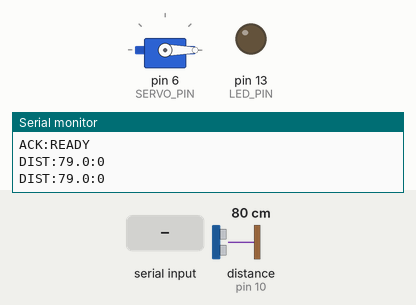
Simulated run of this sketch. Board: Arduino Uno, built with avr-gcc and run on an emulated ATmega328P. On the bench: servo, output pins drawn as LEDs (lit = HIGH), the last lines printed to the serial monitor. Wiring (inferred from the names in the program): ultrasonic range finder: trigger pin 9; echo pin 10. Dashed ring = blinking. The inputs (shaded band) are chosen by the test bench; at power-on: distance to the obstacle (sensor on pin 10) 80 cm. The echo pulse lasts 58.3 µs per cm; pins used as bus, display or sensor lines are not drawn.

Above: at 1.2 s.
1.3 s: "OPEN\n" received over Serial
At 1.4 s:
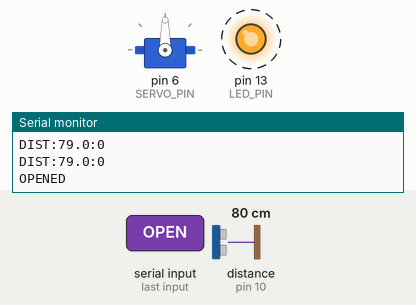
4.3 s: "STATUS\n" received over Serial
5.8 s: "SET_THRESHOLD:\n" received over Serial
Timing chart, 0 to 8.8 s (numbered marks = the images above; inputs shaded):
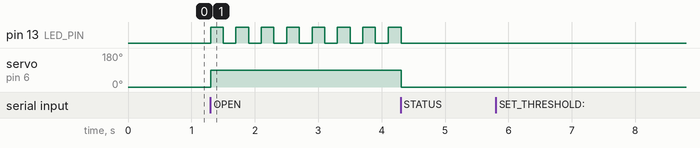

Measured:
- after the input at 1.3 s, pin 13 (LED_PIN): alternates HIGH for 0.20 s and LOW for 0.20 s, starting at once; servo on pin 6 (SERVO_PIN): 0° → 90° at once

The sketch:

pet_feeder.ino
```cpp
/*
 * Automatic Pet Feeder v2.0 — Main Program
 * ==========================================
 * This is the main file that ties everything together.
 * The actual logic is split into separate files for clarity:
 *   - config.h       : All settings (distances, angles, timing)
 *   - sensor.h       : Reading distance from the ultrasonic sensor
 *   - servo_control.h: Opening and closing the food gate
 *   - commands.h     : Handling commands from the PC
 *
 * LEARNING GOAL: Students should understand how #include works.
 *   When you write #include "config.h", it's like pasting the
 *   contents of config.h right there. This lets us organize
 *   code into logical pieces instead of one giant file.
 */

#include "config.h"
#include "sensor.h"
#include "servo_control.h"
#include "commands.h"

// ---- STATE VARIABLES ----
// These track what the feeder is currently doing.
bool is_feeding = false;            // Is the gate open right now?
unsigned long feed_start_time = 0;  // When did the current feed start?
unsigned long last_feed_time = 0;   // When did the last feed end?
unsigned long last_distance_time = 0;  // Last time we sent distance
unsigned long last_led_blink = 0;   // Last time we toggled the LED
bool led_state = false;             // Is the LED on or off?
int current_zone = 0;               // Which zone triggered the feed (0=none, 1=full, 2=half)

// ---- HELPER: Send status to PC ----
void send_full_status() {
  float dist = read_distance_cm();
  int zone = get_zone(dist);
  Serial.print("STATUS:");
  Serial.print(is_feeding ? "FEEDING" : "IDLE");
  Serial.print(":");
  Serial.print(dist, 1);
  Serial.print(":");
  Serial.print(zone);
  Serial.print(":");
  Serial.print(detection_range_cm, 1);
  Serial.print(":");
  Serial.println(cooldown_seconds);
}

// ---- SETUP ----
// This runs once when the Arduino powers on or is reset.
void setup() {
  Serial.begin(115200);  // Start serial communication at 115200 bits per second

  pinMode(TRIG_PIN, OUTPUT);
  pinMode(ECHO_PIN, INPUT);
  pinMode(LED_PIN, OUTPUT);
  digitalWrite(LED_PIN, LOW);

  servo_setup();  // Initialize the servo (from servo_control.h)

  Serial.println("BOOT:PetFeeder v2.0");
  Serial.println("ACK:READY");
}

// ---- MAIN LOOP ----
// This runs over and over, as fast as the Arduino can go.
// We use timing checks (millis()) instead of delay() so the
// Arduino can do multiple things at once (like read serial
// AND measure distance AND blink the LED).
void loop() {
  unsigned long now = millis();

  // ---- HANDLE SERIAL COMMANDS ----
  if (Serial.available() > 0) {
    String cmd = read_command();
    String action = process_command(cmd);

    if (action == "OPEN") {
      is_feeding = true;
      feed_start_time = now;
      current_zone = 1;
      open_gate(ZONE_FULL_ANGLE);
      digitalWrite(LED_PIN, HIGH);
      Serial.println("OPENED");

    } else if (action == "CLOSE") {
      is_feeding = false;
      current_zone = 0;
      close_gate();
      digitalWrite(LED_PIN, LOW);
      Serial.println("CLOSED");

    } else if (action == "STATUS") {
      send_full_status();
    }
  }

  // ---- SEND DISTANCE HEARTBEAT ----
  // Every 500ms, send the current distance to the PC
  // so the dashboard can show a live graph.
  if (now - last_distance_time >= DISTANCE_INTERVAL) {
    last_distance_time = now;
    float dist = read_distance_cm();
    int zone = get_zone(dist);
    Serial.print("DIST:");
    Serial.print(dist, 1);
    Serial.print(":");
    Serial.println(zone);
  }

  // ---- BLINK LED DURING FEEDING ----
  // This gives a visual indicator that food is being dispensed.
  if (is_feeding) {
    if (now - last_led_blink >= LED_BLINK_INTERVAL) {
      last_led_blink = now;
      led_state = !led_state;
      digitalWrite(LED_PIN, led_state ? HIGH : LOW);
    }
  }

  // ---- AUTOMATIC FEEDING ----
  // If we're not already feeding, check if a pet is nearby.
  if (!is_feeding) {
    float dist = read_distance_cm();
    int zone = get_zone(dist);
    bool cooldown_expired = (now - last_feed_time >= cooldown_seconds * 1000);

    if (zone > 0 && cooldown_expired) {
      is_feeding = true;
      feed_start_time = now;
      current_zone = zone;

      // Choose servo angle based on zone
      int angle = (zone == 1) ? ZONE_FULL_ANGLE : ZONE_HALF_ANGLE;
      open_gate(angle);

      Serial.print("EVENT:ZONE");
      Serial.print(zone);
      Serial.println("_DETECTED");
      Serial.println("OPENED");
    }
  }

  // ---- AUTO-CLOSE AFTER HOLD TIME ----
  // After the gate has been open long enough, close it.
  if (is_feeding && (now - feed_start_time >= HOLD_TIME_MS)) {
    is_feeding = false;
    current_zone = 0;
    close_gate();
    last_feed_time = now;
    digitalWrite(LED_PIN, LOW);
    Serial.println("CLOSED");
    Serial.println("EVENT:FEED_COMPLETE");
  }
}
```

commands.h
```cpp
/*
 * commands.h — Serial Command Handler
 * ====================================
 * This file handles commands sent from the PC (via Python bridge).
 *
 * HOW IT WORKS (for students):
 *   - The Arduino can receive text commands through the USB cable
 *   - The Python bridge sends commands like "SET_THRESHOLD:25\n"
 *   - We read the command, parse it, and update settings
 *
 * AVAILABLE COMMANDS:
 *   SET_THRESHOLD:xx  - Change detection distance (cm)
 *   SET_COOLDOWN:xx   - Change cooldown time (seconds)
 *   SET_ZONE1:xx      - Change Zone 1 distance (cm)
 *   SET_ZONE2:xx      - Change Zone 2 distance (cm)
 *   OPEN              - Manually open the food gate
 *   CLOSE             - Manually close the food gate
 *   STATUS            - Request current sensor status
 */

#ifndef COMMANDS_H
#define COMMANDS_H

#include <Arduino.h>
#include "config.h"

// Read a command from serial (one line ending with \n)
String read_command() {
  String cmd = Serial.readStringUntil('\n');
  cmd.trim();  // Remove whitespace and \r
  return cmd;
}

// Send current status back to the PC
// Format: STATUS:state:distance:zone:threshold:cooldown
void send_status() {
  Serial.print("STATUS:");
  // We'll pass feeding state from the main file
  Serial.print("IDLE:");  // Placeholder, will be overridden
  Serial.print(read_distance_cm(), 1);
  Serial.print(":0:");
  Serial.print(detection_range_cm, 1);
  Serial.print(":");
  Serial.println(cooldown_seconds);
}

// Process a command from the serial port.
// Returns a command string that the main loop should act on,
// or empty string if no action needed.
String process_command(String cmd) {
  if (cmd.startsWith("SET_THRESHOLD:")) {
    float val = cmd.substring(14).toFloat();
    if (val > 0 && val <= 200) {
      detection_range_cm = val;
      Serial.print("ACK:THRESHOLD:");
      Serial.println(detection_range_cm, 1);
    } else {
      Serial.println("ERR:INVALID_THRESHOLD");
    }

  } else if (cmd.startsWith("SET_COOLDOWN:")) {
    float val = cmd.substring(13).toFloat();
    if (val >= 0 && val <= 300) {
      cooldown_seconds = (unsigned long)val;
      Serial.print("ACK:COOLDOWN:");
      Serial.println(cooldown_seconds);
    } else {
      Serial.println("ERR:INVALID_COOLDOWN");
    }

  } else if (cmd.startsWith("SET_ZONE1:")) {
    float val = cmd.substring(10).toFloat();
    if (val > 0 && val <= 200) {
      zone1_close_cm = val;
      Serial.print("ACK:ZONE1:");
      Serial.println(zone1_close_cm, 1);
    }

  } else if (cmd.startsWith("SET_ZONE2:")) {
    float val = cmd.substring(10).toFloat();
    if (val > 0 && val <= 200) {
      zone2_medium_cm = val;
      Serial.print("ACK:ZONE2:");
      Serial.println(zone2_medium_cm, 1);
    }

  } else if (cmd == "OPEN") {
    return "OPEN";  // Tell main loop to open gate

  } else if (cmd == "CLOSE") {
    return "CLOSE";  // Tell main loop to close gate

  } else if (cmd == "STATUS") {
    // Status is handled specially in main loop
    return "STATUS";

  } else if (cmd.length() > 0) {
    Serial.println("ERR:UNKNOWN_CMD");
  }

  return "";  // No action needed
}

#endif
```

sensor.h
```cpp
/*
 * sensor.h — Ultrasonic Distance Sensor
 * ======================================
 * This file handles reading distance from the HC-SR04 sensor.
 *
 * HOW IT WORKS (for students):
 *   1. We send a short "pulse" (10 microseconds) on the TRIG pin
 *   2. The sensor sends out an ultrasonic sound wave
 *   3. The sound bounces off objects and comes back
 *   4. We measure how long the echo took (in microseconds)
 *   5. Distance = (time * speed of sound) / 2
 *      - Divide by 2 because the sound went there AND back
 *      - Speed of sound = 0.034 cm/microsecond
 */

#ifndef SENSOR_H
#define SENSOR_H

#include <Arduino.h>
#include "config.h"

// Read the distance from the ultrasonic sensor.
// Returns the distance in centimeters.
// Returns 999.0 if nothing is detected (timeout).
float read_distance_cm() {
  // Step 1: Make sure the trigger pin is LOW
  digitalWrite(TRIG_PIN, LOW);
  delayMicroseconds(2);

  // Step 2: Send the trigger pulse (10 microseconds HIGH)
  // This tells the sensor "start measuring!"
  digitalWrite(TRIG_PIN, HIGH);
  delayMicroseconds(10);
  digitalWrite(TRIG_PIN, LOW);

  // Step 3: Measure how long the echo pin stays HIGH
  // pulseIn() waits for the pin to go HIGH, then times how long it stays HIGH
  // The 30000 microsecond timeout prevents hanging if nothing is detected
  long duration = pulseIn(ECHO_PIN, HIGH, 30000);

  // Step 4: No echo received = nothing in range
  if (duration == 0) return 999.0;

  // Step 5: Convert time to distance
  // duration * 0.034 gives total round-trip distance in cm
  // Divide by 2 because sound traveled to the object AND back
  return (duration * 0.034) / 2.0;
}

// Determine which "zone" the pet is in based on distance.
// Returns:
//   0 = no pet detected (too far away)
//   1 = very close (full portion)
//   2 = medium distance (half portion)
int get_zone(float distance) {
  if (distance <= 0 || distance >= 999) return 0;  // Invalid reading
  if (distance < zone1_close_cm) return 1;          // Very close -> full portion
  if (distance < zone2_medium_cm) return 2;         // Medium -> half portion
  return 0;                                          // Too far -> no food
}

#endif
```

servo_control.h
```cpp
/*
 * servo_control.h — Servo Motor Control
 * ======================================
 * This file controls the servo motor that opens/closes the food gate.
 *
 * HOW IT WORKS (for students):
 *   - A servo motor can be set to any angle from 0 to 180 degrees
 *   - We use it to open a "gate" that lets food fall through
 *   - 0 degrees = gate closed (no food)
 *   - 90 degrees = gate fully open (full portion)
 *   - 45 degrees = gate halfway open (half portion)
 *
 * THE SERVO LIBRARY:
 *   - #include <Servo.h> gives us the Servo class
 *   - .attach(pin) tells Arduino which pin the servo is on
 *   - .write(angle) moves the servo to that angle
 */

#ifndef SERVO_CONTROL_H
#define SERVO_CONTROL_H

#include <Arduino.h>
#include <Servo.h>
#include "config.h"

// Create a Servo object to control our food gate
Servo feeder_servo;

// Initialize the servo (call this in setup())
void servo_setup() {
  feeder_servo.attach(SERVO_PIN);
  feeder_servo.write(CLOSE_ANGLE);  // Start with gate closed
}

// Open the food gate to the specified angle
void open_gate(int angle) {
  feeder_servo.write(angle);
}

// Close the food gate completely
void close_gate() {
  feeder_servo.write(CLOSE_ANGLE);
}

#endif
```

config.h
```cpp
/*
 * config.h — Pet Feeder Settings
 * ==============================
 * All the values you can change are in this file.
 * This makes it easy to customize without hunting through the main code.
 *
 * HOW IT WORKS:
 *   - "threshold" = how close the pet must be to trigger feeding
 *   - "cooldown"  = minimum seconds between automatic feeds
 *   - "zones"     = different distances = different food portions
 *   - The pet being closer = more food dispensed
 */

#ifndef CONFIG_H
#define CONFIG_H

// ---- PIN NUMBERS ----
// These are the Arduino pins where each component is connected.
// If you wire things differently, change these numbers.
const int TRIG_PIN = 9;   // Ultrasonic sensor trigger pin
const int ECHO_PIN = 10;  // Ultrasonic sensor echo pin
const int SERVO_PIN = 6;  // Servo motor signal pin
const int LED_PIN = 13;   // Built-in LED (on the Arduino board itself)

// ---- DETECTION SETTINGS ----
// How close does the pet need to be before we dispense food?
float detection_range_cm = 20.0;

// How many seconds must pass between automatic feeds?
// This prevents the feeder from dumping all the food at once.
unsigned long cooldown_seconds = 15;

// ---- ZONE DISTANCES (closer = more food) ----
// Zone 1: Very close to sensor -> full portion (larger servo angle)
// Zone 2: Medium distance     -> half portion (smaller servo angle)
// Beyond these distances      -> no food
float zone1_close_cm = 15.0;    // Within this = full portion
float zone2_medium_cm = 30.0;   // Within this = half portion

// ---- SERVO ANGLES ----
// How far does the food gate open for each zone?
const int ZONE_FULL_ANGLE = 90;  // Full portion: gate opens wide
const int ZONE_HALF_ANGLE = 45;  // Half portion: gate opens halfway
const int CLOSE_ANGLE = 0;       // Gate fully closed

// ---- TIMING ----
const unsigned long HOLD_TIME_MS = 3000;       // How long gate stays open (3 seconds)
const unsigned long DISTANCE_INTERVAL = 500;   // Send distance every 500ms
const unsigned long LED_BLINK_INTERVAL = 200;  // LED blink speed during feeding

#endif
```
